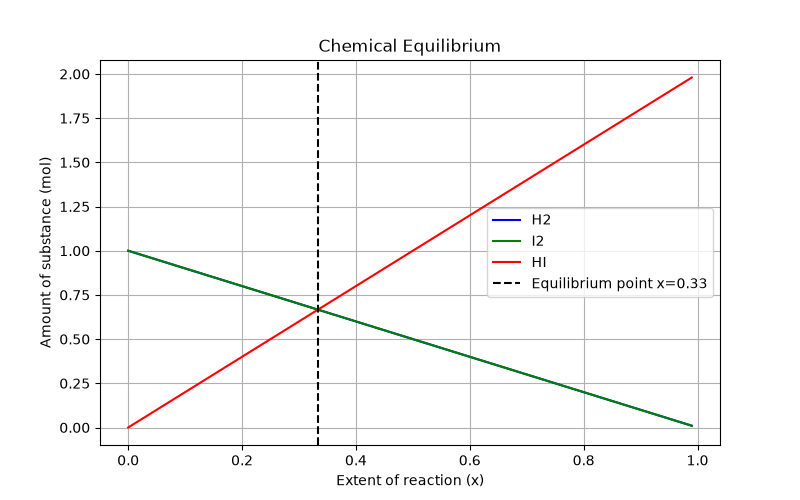

Generate this figure with Python:
import matplotlib.pyplot as plt
import numpy as np
from scipy.optimize import minimize, newton

K = 1.0


def k_imbalance(x):
  x = np.clip(x, 0.0001, 0.9999)
  return ((2 * x) ** 2) / ((1 - x) * (1 - x)) - K


x_newton = newton(k_imbalance, x0=0.5)

res_slsqp = minimize(
    lambda x: k_imbalance(x[0]) ** 2, x0=[0.5], method="SLSQP", bounds=[(0, 1)]
)
x_slsqp = res_slsqp.x[0]

print(f"Equilibrium x (Newton) = {x_newton:.4f}")
print(f"Equilibrium x (SLSQP) = {x_slsqp:.4f}")
print(f"Equilibrium amount of HI = {2 * x_newton:.2f} mol")

x_vals = np.linspace(0, 0.99, 200)
h2_vals = 1 - x_vals
i2_vals = 1 - x_vals
hi_vals = 2 * x_vals

plt.figure(figsize=(8, 5))
plt.plot(x_vals, h2_vals, label="H2", color="blue")
plt.plot(x_vals, i2_vals, label="I2", color="green")
plt.plot(x_vals, hi_vals, label="HI", color="red")
plt.axvline(
    x_newton,
    color="black",
    linestyle="--",
    label=f"Equilibrium point x={x_newton:.2f}",
)
plt.xlabel("Extent of reaction (x)")
plt.ylabel("Amount of substance (mol)")
plt.title("Chemical Equilibrium")
plt.legend()
plt.grid(True)
plt.savefig("equilibrium.png")
plt.show()
